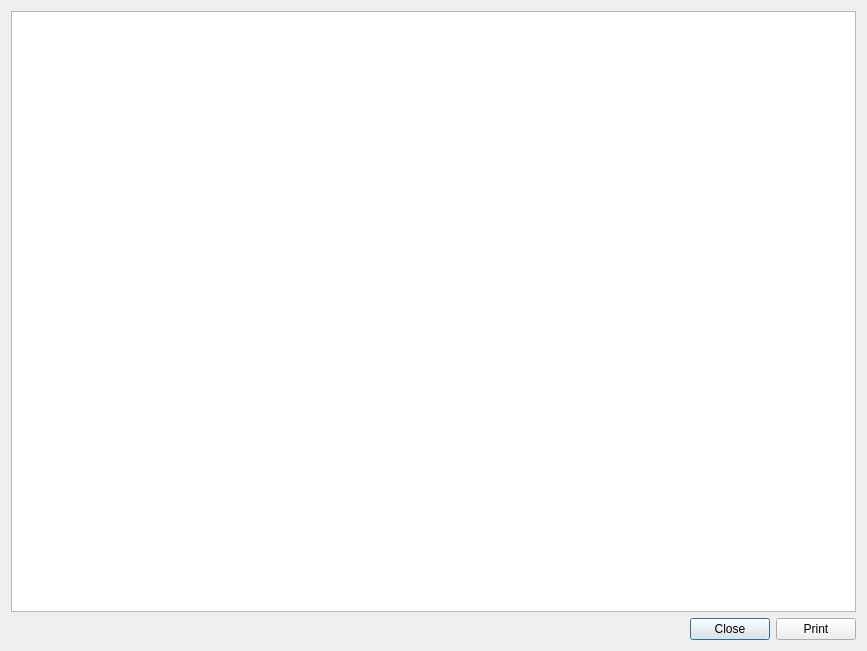
<?xml version="1.0" encoding="UTF-8"?>
<ui version="4.0">
 <class>printDialog</class>
 <widget class="QDialog" name="printDialog">
  <property name="geometry">
   <rect>
    <x>0</x>
    <y>0</y>
    <width>867</width>
    <height>651</height>
   </rect>
  </property>
  <property name="windowTitle">
   <string>Dialog</string>
  </property>
  <property name="windowIcon">
   <iconset resource="eepe.qrc">
    <normaloff>:/icon.ico</normaloff>:/icon.ico</iconset>
  </property>
  <layout class="QGridLayout" name="gridLayout">
   <item row="0" column="0">
    <widget class="QTextEdit" name="textEdit">
     <property name="readOnly">
      <bool>true</bool>
     </property>
    </widget>
   </item>
   <item row="1" column="0">
    <layout class="QHBoxLayout" name="horizontalLayout">
     <item>
      <spacer name="horizontalSpacer">
       <property name="orientation">
        <enum>Qt::Horizontal</enum>
       </property>
       <property name="sizeHint" stdset="0">
        <size>
         <width>40</width>
         <height>20</height>
        </size>
       </property>
      </spacer>
     </item>
     <item>
      <widget class="QPushButton" name="closeButton">
       <property name="text">
        <string>Close</string>
       </property>
      </widget>
     </item>
     <item>
      <widget class="QPushButton" name="printButton">
       <property name="text">
        <string>Print</string>
       </property>
      </widget>
     </item>
    </layout>
   </item>
  </layout>
 </widget>
 <resources>
  <include location="eepe.qrc"/>
 </resources>
 <connections>
  <connection>
   <sender>closeButton</sender>
   <signal>clicked()</signal>
   <receiver>printDialog</receiver>
   <slot>reject()</slot>
   <hints>
    <hint type="sourcelabel">
     <x>739</x>
     <y>636</y>
    </hint>
    <hint type="destinationlabel">
     <x>565</x>
     <y>623</y>
    </hint>
   </hints>
  </connection>
 </connections>
</ui>
